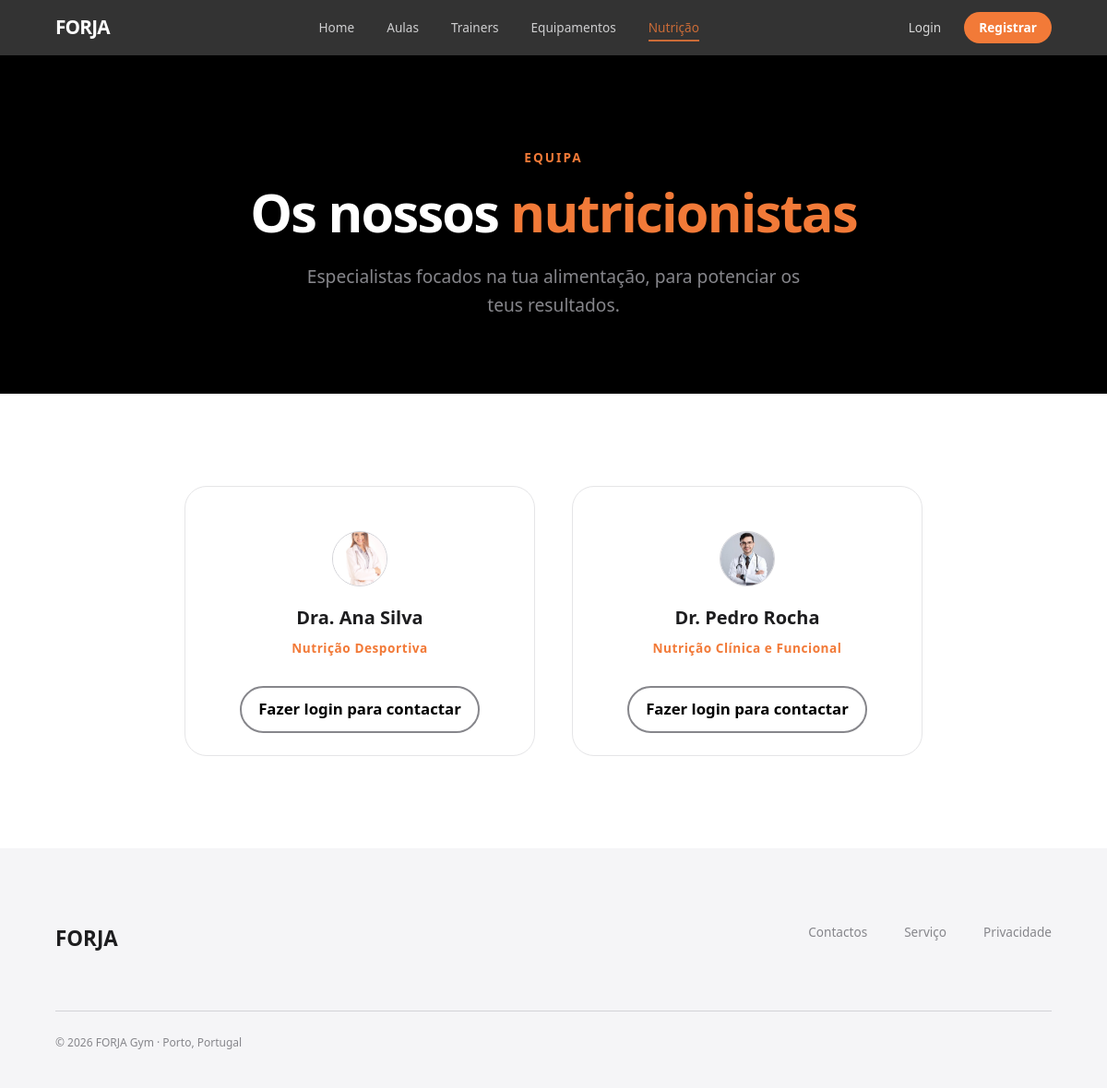
Page /pages/nutrition.php on the earlier database version.
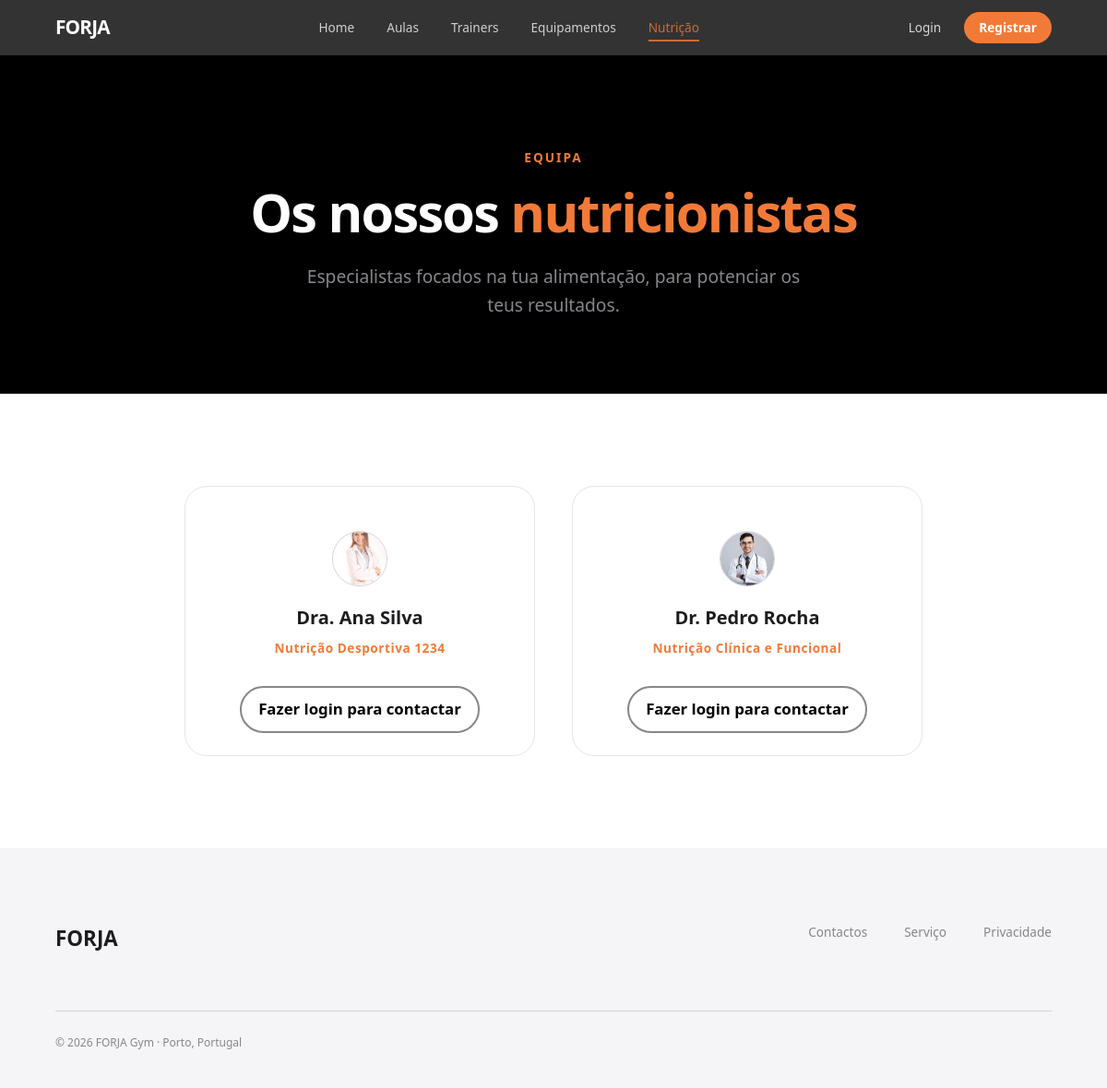
Same page on the later database version.
### tables this page shows
CREATE TABLE nutritionist_profile (
    id_user        INTEGER PRIMARY KEY,
    specialization TEXT    NOT NULL,
    license_number TEXT    NOT NULL UNIQUE, 
    FOREIGN KEY (id_user) REFERENCES user(id) ON DELETE CASCADE
);

CREATE TABLE user (
    id         INTEGER  PRIMARY KEY AUTOINCREMENT,
    username   TEXT     NOT NULL UNIQUE,
    name       TEXT     NOT NULL,
    age       INTEGER  CHECK (age >= 0),
    email      TEXT     NOT NULL UNIQUE,
    password   TEXT     NOT NULL, 
    photo      TEXT,              
    role       TEXT     NOT NULL
                        CHECK (role IN ('admin', 'trainer', 'member', 'nutritionist'))
                        DEFAULT 'member',
    created_at DATETIME NOT NULL DEFAULT CURRENT_TIMESTAMP,
    membership TEXT NOT NULL DEFAULT 'basico'
);

### database/nutrition.php (called while the page is built, shortened)
<?php
function getNutritionists(PDO $db): array {
    $stmt = $db->prepare('
        SELECT u.id, u.name, u.photo, n.specialization
        FROM user u
        JOIN nutritionist_profile n ON u.id = n.id_user
        WHERE u.role = "nutritionist"
    ');
    $stmt->execute();
    return $stmt->fetchAll(PDO::FETCH_ASSOC);
}
?>

### templates/nutrition.php (the view, shortened to what this page needs)
<?php
function output_public_nutritionists(array $nutritionists, bool $is_admin = false): void
{
?>
    <section class="trainers-hero">
        <p class="section-tag">EQUIPA</p>
        <h1>Os nossos <span class="highlight">nutricionistas</span></h1>
        <p class="trainers-hero-subtitle">Especialistas focados na tua alimentação, para potenciar os teus resultados.</p>
    </section>
    <section class="trainers-list nutrition-list" id="nutritionists">
        <div class="nutrition-grid">
            <?php foreach ($nutritionists as $nutri):
                $photo_src = !empty($nutri['photo']) ? "../imgs/" . htmlspecialchars($nutri['photo']) : "../imgs/default-avatar.png";
            ?>
                <article class="nutrition-card-member" data-id="<?= $nutri['id'] ?>">
                    <div class="nutritionist-summary">
                        <img src="<?= $photo_src ?>" alt="Foto de <?= htmlspecialchars($nutri['name']) ?>" class="nutritionist-photo" onerror="this.onerror=null; this.src='../imgs/default-avatar.png';">
                        <h3 class="nutritionist-name"><?= htmlspecialchars($nutri['name']) ?></h3>
                        <p class="nutritionist-specialty"><?= str_replace(',', ' &bull; ', htmlspecialchars($nutri['specialization'])) ?></p>
                        <a href="login.php" class="btn-text" style="margin-top: 15px; display: inline-block;">Fazer login para contactar</a>
                    </div>
                </article>
            <?php endforeach; ?>
        </div>
    </section>
<?php
}
?>

Differences in the rows shown:
changed nutritionist_profile "Dra. Ana Silva": specialization "Nutrição Desportiva" → "Nutrição Desportiva 1234"
